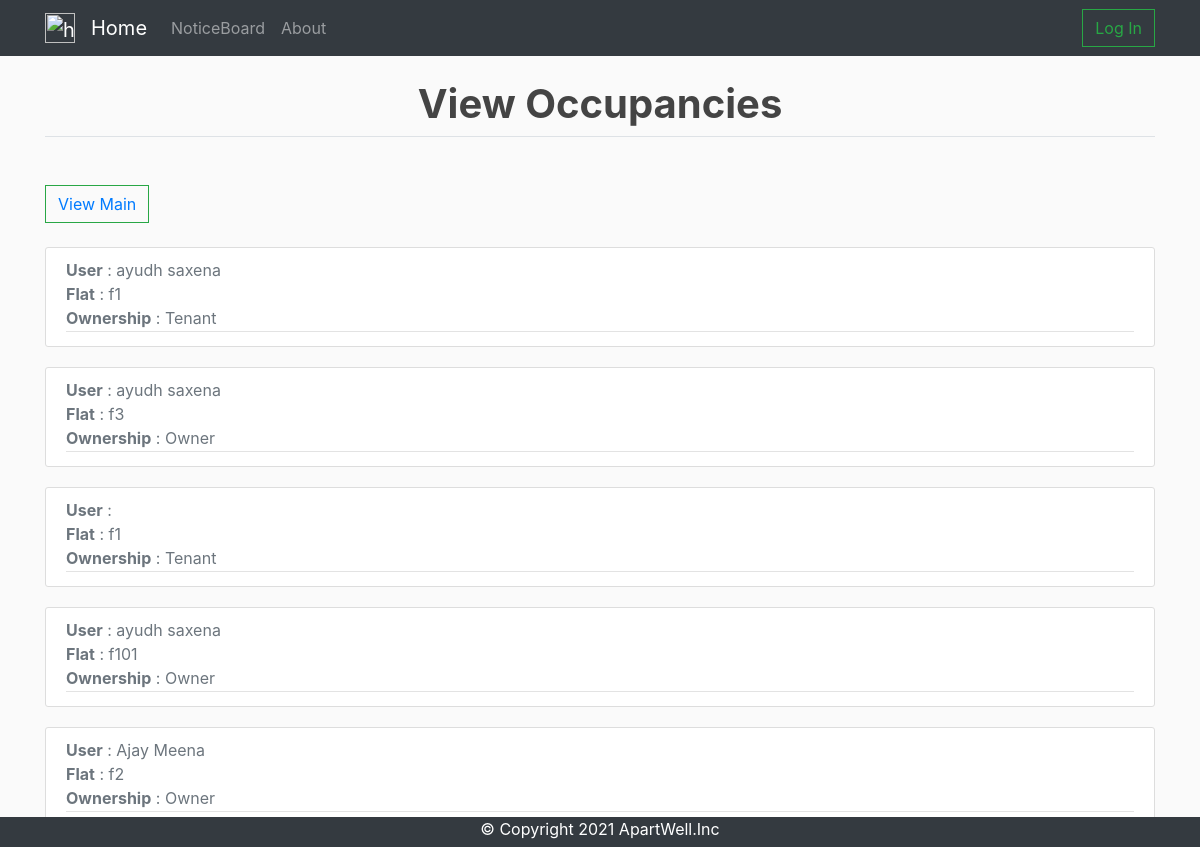
/view/view_occupancy/, run on the app's committed database.
### buildings/models.py (models this page shows)
class Occupies(models.Model):
	flat_id = models.ForeignKey(Flat, on_delete=models.CASCADE)
	user_id = models.ForeignKey(User, on_delete=models.CASCADE)
	ownership = models.CharField(max_length=10, choices=ownership_choices)

class Flat(models.Model):
	flat_id = models.CharField(max_length=10, primary_key=True)
	flat_no = models.CharField(max_length=20)
	flat_type = models.IntegerField()
	flat_area = models.IntegerField(default=0)
	vaccancy = models.IntegerField(default=0)
	building_id = models.ForeignKey(Building, on_delete=models.CASCADE)

### buildings/views.py (the view)
# urls.py: path('view/view_occupancy/',views.view_occupancy, name="view_occupancy"),
def view_occupancy(request):
	context = {'occupies': Occupies.objects.all()}
	return render(request, 'buildings/view_occupancy.html', context)

### buildings/templates/buildings/view_occupancy.html (shortened to what this page needs)
{% extends 'base.html' %}
{% load static %}
{% block content %}
<!DOCTYPE html>
<html>
  <head>
  	<link rel="stylesheet" href="{% static 'table.css' %}">
  </head>
  <body>
    <legend class = "border-bottom mb-4"><h1 class="text-center"> <strong>View Occupancies</strong></h1></legend>
    <br>
    <div  id = "looodge_complaint_button">
      <button class="btn btn-outline-success my-2 my-sm-0"><a href="/view/">View Main</a></button>
    </div>
    <br>
      {% for complaint in occupies %}
        <article class="media content-section">
        <div class="media-body">
          <div class="article-metadata">
            <medium class="text-muted"><b>User</b> : {{ complaint.user_id.first_name }} {{ complaint.user_id.last_name }}</br></medium>
            <medium class="text-muted"><b>Flat</b> : {{ complaint.flat_id.flat_no }}</br></medium>
            <medium class="text-muted"><b>Ownership</b> : {{ complaint.ownership }}</br></medium>
          </div>
        </div>
        </article>
      {% endfor %}
  </body>
</html>
{% endblock %}

### assets/main.css (style rules this page uses)
body { background: #fafafa; color: #333333; margin-top: 0rem; }
h1, h2, h3, h4, h5, h6 { color: #444444; }
.content-section { background: #ffffff; padding: 10px 20px; border: 1px solid #dddddd; border-radius: 3px; margin-bottom: 20px; }
.article-metadata { padding-bottom: 1px; margin-bottom: 4px; border-bottom: 1px solid #e3e3e3 }
.btn { border-radius: 0; }

### data on the page
Occupies: user_id.first_name "ayudh", user_id.last_name "saxena", flat_id.flat_no "f1", ownership "Tenant"
Occupies: user_id.first_name "ayudh", user_id.last_name "saxena", flat_id.flat_no "f3", ownership "Owner"
Occupies: flat_id.flat_no "f1", ownership "Tenant"
Occupies: user_id.first_name "ayudh", user_id.last_name "saxena", flat_id.flat_no "f101", ownership "Owner"
Occupies: user_id.first_name "Ajay", user_id.last_name "Meena", flat_id.flat_no "f2", ownership "Owner"
